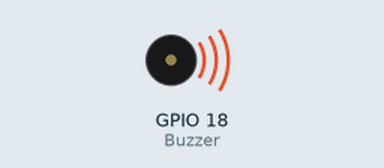
The program below on a simulated Raspberry Pi (BCM pin numbers). On the bench: buzzer (waves = sounding, pin HIGH). At 0.5 s the program stops and its outputs stay as they are.

Above: at 0.1 s.
At 0.6 s:
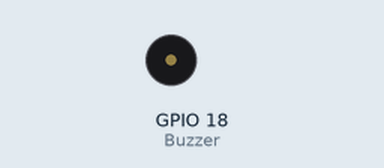
Timing chart, 0 to 2.0 s (numbered marks = the images above):
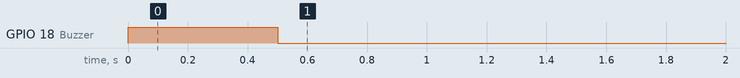

The program:

buzzer.py
```python
from gpiozero import Buzzer
from time import sleep

class BuzzerController:
    def __init__(self, pin):
        self.buzzer = Buzzer(pin)

    def beep(self, duration=1):
        self.buzzer.on()
        sleep(duration)
        self.buzzer.off()

# Usage Example
if __name__ == "__main__":
    buzzer = BuzzerController(pin=18)
    buzzer.beep(0.5)
```

Measured:
- by itself, GPIO 18 (Buzzer): LOW → HIGH at 0.00 s, → LOW 0.50 s later
